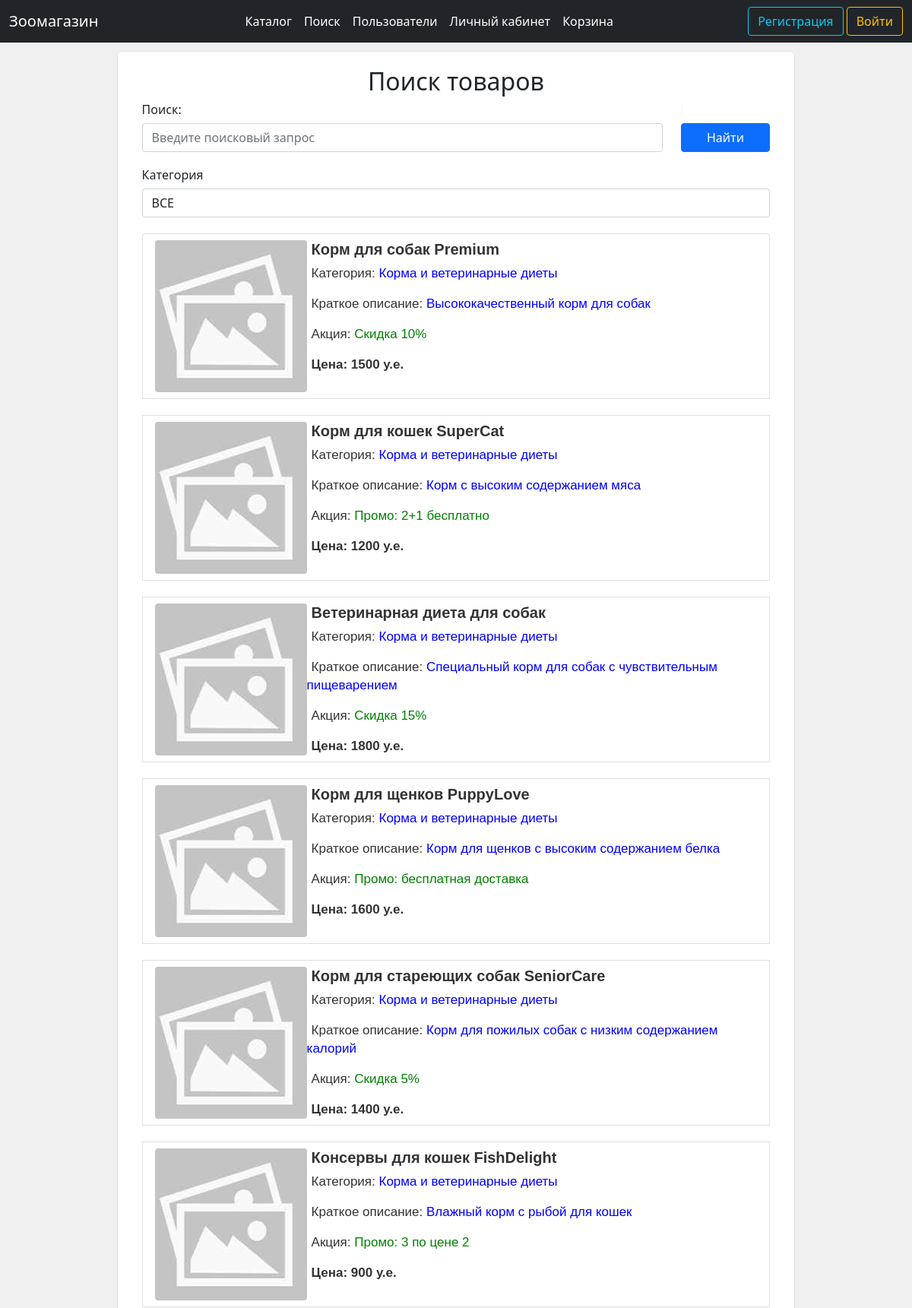
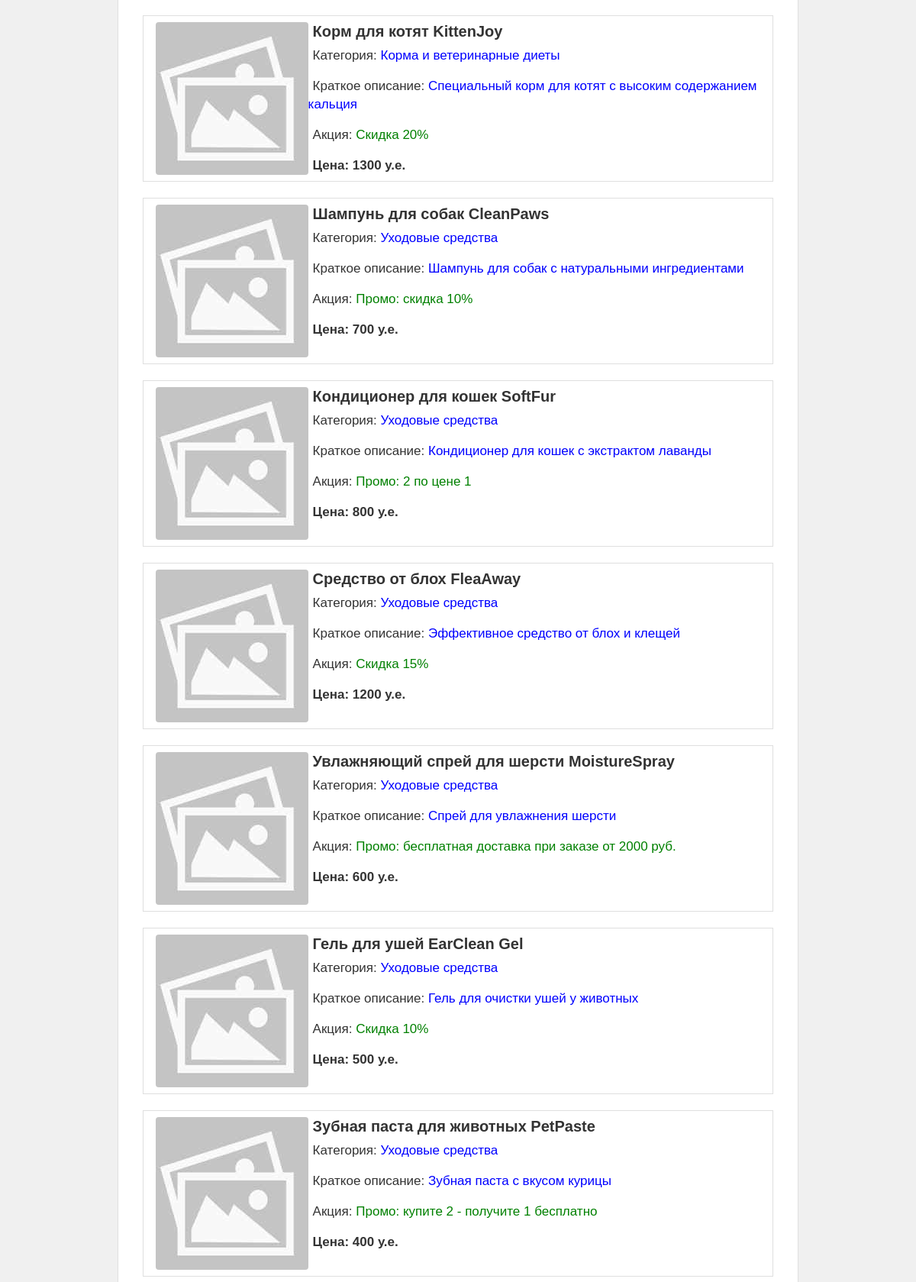
Screenshot of /search_products (upper part) with the database file from the repository (2 pictures, top to bottom).
### data/product.py (models this page shows)
class Product(SqlAlchemyBase, SerializerMixin):
    __tablename__ = 'products'
    id = sqlalchemy.Column(
        sqlalchemy.Integer, autoincrement=True,
        primary_key=True, nullable=False)
    user_id = sqlalchemy.Column(
        sqlalchemy.Integer, sqlalchemy.ForeignKey('users.id'), nullable=False)
    category_id = sqlalchemy.Column(
        sqlalchemy.Integer, sqlalchemy.ForeignKey('categories.id'), nullable=False)
    name = sqlalchemy.Column(sqlalchemy.String, default="Без названия")
    profile_img_path = sqlalchemy.Column(sqlalchemy.String, default='static/imgs/noimg.jpg')
    short_description = sqlalchemy.Column(sqlalchemy.String, default="Нет данных")
    long_description = sqlalchemy.Column(sqlalchemy.String, default="Нет данных")
    specifications = sqlalchemy.Column(sqlalchemy.String, default="Нет данных")
    promo = sqlalchemy.Column(sqlalchemy.String, default="Нет")
    price = sqlalchemy.Column(sqlalchemy.Integer, default=0)
    time = sqlalchemy.Column(sqlalchemy.DateTime, default=datetime.now)
    last_edit_time = sqlalchemy.Column(sqlalchemy.DateTime, default=datetime.now)
    user = orm.relation('User')
    category = orm.relation('Category')

### data/category.py (models this page shows)
class Category(SqlAlchemyBase, SerializerMixin):
    __tablename__ = 'categories'
    id = sqlalchemy.Column(
        sqlalchemy.Integer, autoincrement=True, primary_key=True, nullable=False)
    name = sqlalchemy.Column(sqlalchemy.String, default="Без названия", nullable=False)

### main.py (the view)
@app.route("/search_products", methods=['GET', 'POST'])
def search_products():
    form = ProductSearchForm()
    session = db_session.create_session()
    search_request = str(form.search.data).lower() if form.search.data else ''
    if form.category.data and int(form.category.data):
        products = session.query(Product).filter(Product.category_id == int(form.category.data))
    else:
        products = session.query(Product).all()
    filtered_products = [
        product for product in products
        if search_request.lower() in product.name.lower()
    ]
    return render_template('product_search.html', form=form,
                           products=filtered_products, all_category_names=all_category_names)

### forms/productsearchform.py
class ProductSearchForm(FlaskForm):
    search = StringField('Поиск:')
    category = SelectField('Категория', choices=choices)
    submit = SubmitField('Найти')

### data/db_session.py (called while the page is built)
def create_session() -> Session:
    global __factory
    return __factory()

### templates/product_search.html (shortened to what this page needs)
{% extends "base.html" %}
{% block content %}
<div style="margin: 10%;margin-top: 1%;padding: 20px;font-size: 14px;background-color: #fff;border: 1px solid #e0e0e0;border-radius: 6px 6px 6px 6px;">
    <h2 style="text-align: center;">Поиск товаров</h2>
    <form action="" method="post">
        <div class="container">
            <div class="row">
                <div class="col">
                    <h6>{{ form.search.label }}</h6>
                    {{ form.search(class="form-control", placeholder="Введите поисковый запрос") }}
                </div>
                <div class="col-2">
                    <h6 style="color:#F7F8FA">j</h6>
                    {{ form.submit(type="submit", class="btn btn-primary", style="width: 100%;") }}
                </div>
            </div><br>
            <div class="row">
                <div class="col">
                    <h6>{{ form.category.label }}</h6>
                    {{ form.category(class="form-control") }}<br>
                </div>
            </div>
            <div class="row">
                <div class="col">
                    <div class="list-group">
                        {% for product in products %}
                        <a href="/product/{{ product.id }}" class="list-group-item list-group-item-action">
                            <div style="font-size: 17px;line-height: 24px;font-weight: 400;font-family: Helvetica,Arial,sans-serif;color: #333;word-break: break-word;">
                                <img src="/{{ product.profile_img_path }}" class="rounded float-start" alt="{{ product.name }}"  onerror="this.src='/static/imgs/noimg.jpg'; this.alt='noimg.jpg';">
                                <h5 style="text-indent: 6px" class="card-title"><strong>{{ product.name }}</strong></h5>
                                <p style="text-indent: 6px">Категория: <span style="color: blue">{{ all_category_names[product.category_id] }}</span></p>
                                <p style="text-indent: 6px">Краткое описание: <span style="color: blue">{{ product.short_description }}</span></p>
                                <p style="text-indent: 6px">Акция: <span style="color: green">{{ product.promo }}</span></p>
                                <p style="text-indent: 6px" class="card-text"><strong>Цена: {{ product.price }} у.е.</strong></p>
                            </div>
                        </a>
                        <br>
                        {% endfor %}
                    </div>
                </div>
            </div><br>
        </div>
    </form>
</div>
{% endblock %}

### templates/base.html (style rules this page uses)
body { background-color: #f0f0f0; }

### rows the page displays
Product: profile_img_path (placeholder picture), name "Корм для собак Premium", short_description "Высококачественный корм для собак", promo "Скидка 10%", price "1500"
Category: name "Корма и ветеринарные диеты"
Product: profile_img_path (placeholder picture), name "Корм для кошек SuperCat", short_description "Корм с высоким содержанием мяса", promo "Промо: 2+1 бесплатно", price "1200"
Product: profile_img_path (placeholder picture), name "Ветеринарная диета для собак", short_description "Специальный корм для собак с чувствительным пищеварением", promo "Скидка 15%", price "1800"
Product: profile_img_path (placeholder picture), name "Корм для щенков PuppyLove", short_description "Корм для щенков с высоким содержанием белка", promo "Промо: бесплатная доставка", price "1600"
Product: profile_img_path (placeholder picture), name "Корм для стареющих собак SeniorCare", short_description "Корм для пожилых собак с низким содержанием калорий", promo "Скидка 5%", price "1400"
Product: profile_img_path (placeholder picture), name "Консервы для кошек FishDelight", short_description "Влажный корм с рыбой для кошек", promo "Промо: 3 по цене 2", price "900"
Product: profile_img_path (placeholder picture), name "Корм для котят KittenJoy", short_description "Специальный корм для котят с высоким содержанием кальция", promo "Скидка 20%", price "1300"
Product: profile_img_path (placeholder picture), name "Шампунь для собак CleanPaws", short_description "Шампунь для собак с натуральными ингредиентами", promo "Промо: скидка 10%", price "700"
Category: name "Уходовые средства"
Product: profile_img_path (placeholder picture), name "Кондиционер для кошек SoftFur", short_description "Кондиционер для кошек с экстрактом лаванды", promo "Промо: 2 по цене 1", price "800"
Product: profile_img_path (placeholder picture), name "Средство от блох FleaAway", short_description "Эффективное средство от блох и клещей", promo "Скидка 15%", price "1200"
Product: profile_img_path (placeholder picture), name "Увлажняющий спрей для шерсти MoistureSpray", short_description "Спрей для увлажнения шерсти", promo "Промо: бесплатная доставка при заказе от 2000 руб.", price "600"
Product: profile_img_path (placeholder picture), name "Гель для ушей EarClean Gel", short_description "Гель для очистки ушей у животных", promo "Скидка 10%", price "500"
Product: profile_img_path (placeholder picture), name "Зубная паста для животных PetPaste", short_description "Зубная паста с вкусом курицы", promo "Промо: купите 2 - получите 1 бесплатно", price "400"

### other values shown
{{ base_title }} "Зоомагазин"
